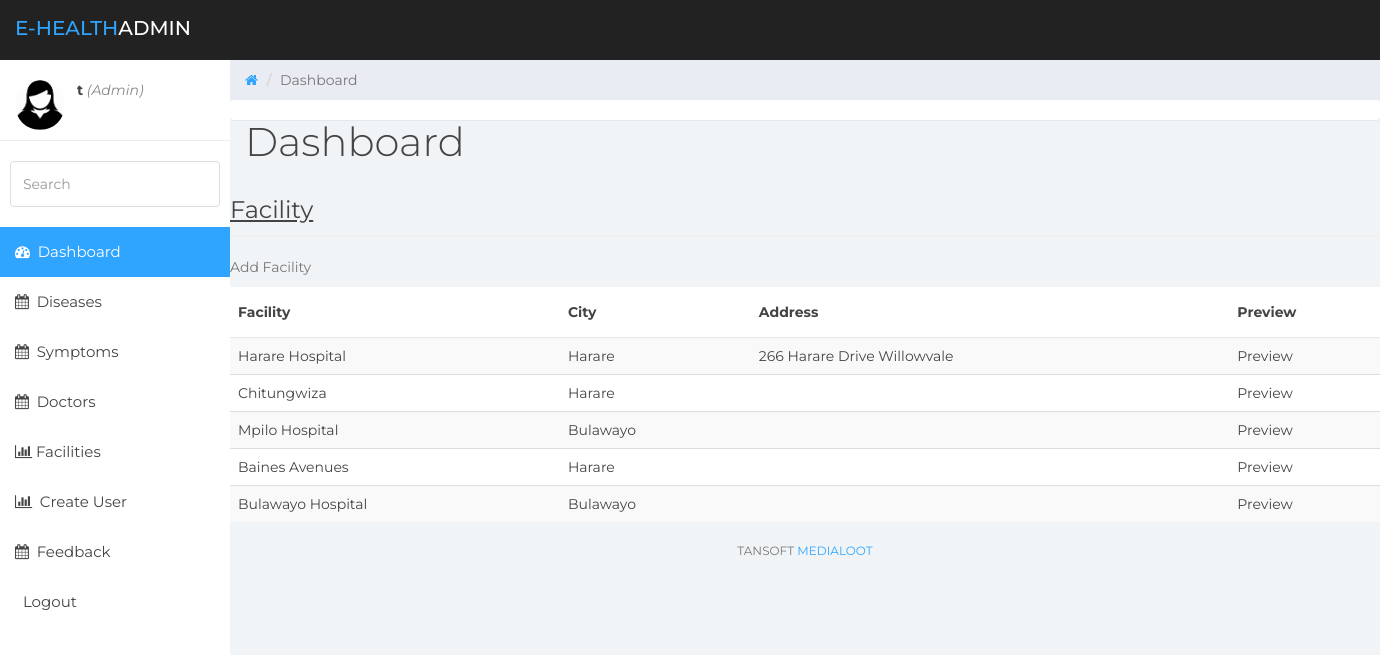
Before: /admin/view_facility.php (signed in) with the older database file.
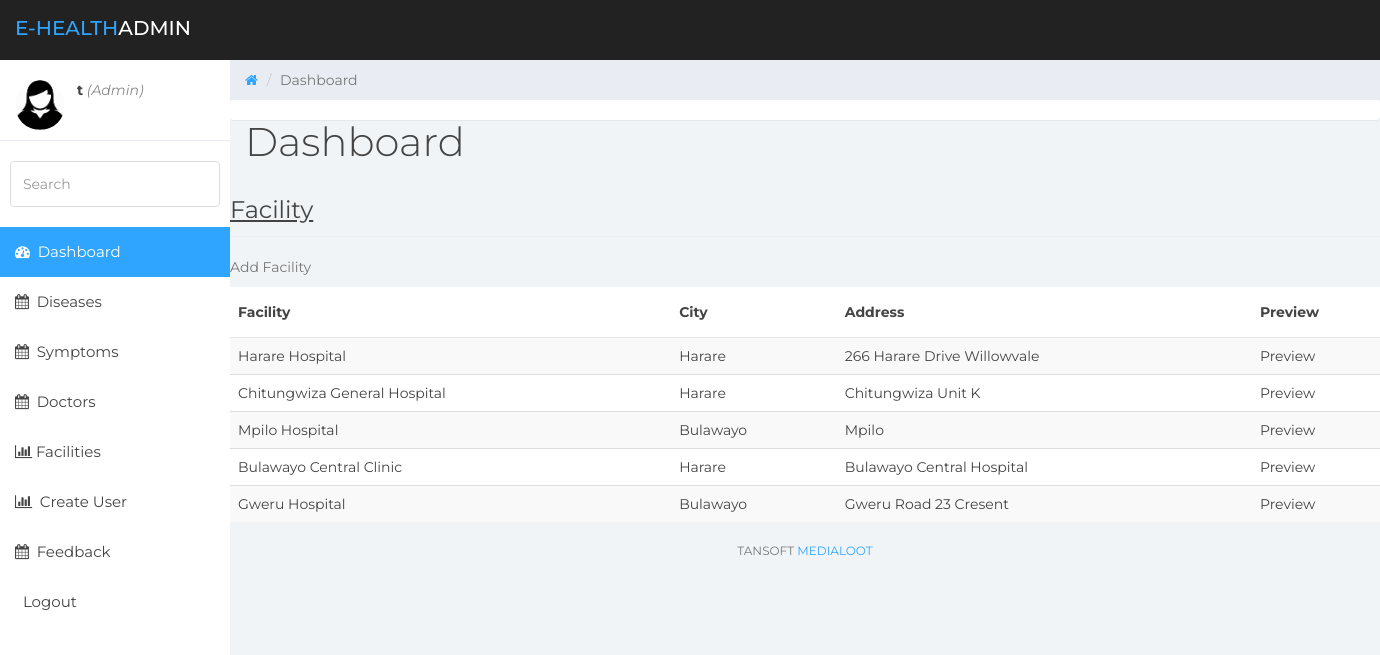
After: the same page with the newer database file.
### tables this page shows
CREATE TABLE `facility` (
  `id` int(11) NOT NULL,
  `name` varchar(250) NOT NULL,
  `city_id` int(250) NOT NULL,
  `address` varchar(250) NOT NULL,
  `latitude` double NOT NULL,
  `longitude` double NOT NULL
);

CREATE TABLE `city` (
  `id` int(11) NOT NULL,
  `name` varchar(250) NOT NULL,
  `province` varchar(250) NOT NULL
);

### admin/view_facility.php (the view, shortened to what this page needs)
<!DOCTYPE html>
<html>
<head>
    <link href="../assets/css/bootstrap.min.css" rel="stylesheet">
    <link href="../assets/css/font-awesome.min.css" rel="stylesheet">
    <link href="../assets/css/datepicker3.css" rel="stylesheet">
    <link href="../assets/css/styles.css" rel="stylesheet">
</head>
<body>
<nav class="navbar navbar-custom navbar-fixed-top" role="navigation">
    <div class="container-fluid">
        <div class="navbar-header">
            <a class="navbar-brand" href="#"><span>E-health</span>Admin</a>
        </div>
    </div>
</nav>
<div id="sidebar-collapse" class="col-sm-3 col-lg-2 sidebar">
    <div class="profile-sidebar">
        <div class="profile-userpic">
            <img src="../images/admin_profile.png" class="img-responsive">
        </div>
        <div class="profile-usertitle">
            <div>
                <?php if (isset($_SESSION['user'])) : ?>
                    <strong><?php echo $_SESSION['user']['username']; ?></strong>
                    <i style="color: #888;">(<?php echo ucfirst($_SESSION['user']['user_type']); ?>)</i>
                    <br>
                <?php endif ?>
            </div>
        </div>
    </div>
    <form role="search">
        <div class="form-group">
            <input type="text" class="form-control" placeholder="Search">
        </div>
    </form>
    <ul class="nav menu">
        <li class="active"><a href="index.html"><em class="fa fa-dashboard">&nbsp;</em> Dashboard</a></li>
        <li><a href="view_disease.php"><em class="fa fa-calendar">&nbsp;</em> Diseases</a></li>
        <li><a href="view_symptom.php"><em class="fa fa-calendar">&nbsp;</em> Symptoms</a></li>
        <li><a href="view_doctors.php"><em class="fa fa-calendar">&nbsp;</em> Doctors</a></li>
        <li><a href="view_facility.php"><em class="fa fa-bar-chart">&nbsp;</em>Facilities</a></li>
        <li><a href="create_user.php"><em class="fa fa-bar-chart">&nbsp;</em> Create User</a></li>
        <li><a href="feedback.php"><em class="fa fa-calendar">&nbsp;</em> Feedback</a></li>
        <li><a href="home.php?logout='1'">&nbsp;</em> Logout</a></li>
    </ul>
</div>
<div class="col-sm-9 col-sm-offset-3 col-lg-10 col-lg-offset-2 main">
    <div class="row">
        <ol class="breadcrumb">
            <li><a href="#">
                    <em class="fa fa-home"></em>
                </a></li>
            <li class="active">Dashboard</li>
        </ol>
    </div>
    <div class="row">
        <div class="col-lg-12">
            <h1 class="page-header">Dashboard</h1>
        </div>
        <div class="panel panel-container">
        </div>
        <div class="container">
            <div class="row">
                <div class="page-header">
                    <font size="5">
                        <u>Facility</u>
                    </font>
                </div>
                <div>
                    <a href="update_facility.php" onClick="return popup(this, 'notes')">
                        <p>Add Facility</p>
                    </a>
                </div>
            </div>
            <div class="row">
                <table class="table table-striped">
                    <thead>
                    <tr>
                        <th>Facility</th>
                        <th>City</th>
                        <th>Address</th>
                        <th>Preview</th>
                    </tr>
                    </thead>
                    <?php
                    include('../conn.php');
                    $select = "SELECT f.name as name, c.name as city, f.address as address FROM facility f, city c WHERE f.`city_id`=c.id";
                    $run_select = mysqli_query($conn, $select);
                    while ($rows = mysqli_fetch_array($run_select)) {
                        $name = $rows['name'];
                        $city = $rows['city'];
                        $address = $rows['address'];
                        ?>
                        <tr>
                            <td><?php echo $name; ?></td>
                            <td><?php echo $city; ?></td>
                            <td><?php echo $address; ?></td>
                            <td>Preview</td>
                        </tr>
                        <?php
                    }
                    ?>
                </table>
            </div>
        </div>
        <div class="row">
            <div class="col-sm-12">
                <p class="back-link">Tansoft <a href="#">Medialoot</a></p>
            </div>
        </div>
    </div>
</div>
</body>
</html>

Changed rows visible on the page:
changed facility: name "Chitungwiza" → "Chitungwiza General Hospital"; address (not shown) → "Chitungwiza Unit K"
changed facility "Mpilo Hospital": address (not shown) → "Mpilo"
changed facility: name "Baines Avenues" → "Bulawayo Central Clinic"; address (not shown) → "Bulawayo Central Hospital"
changed facility: name "Bulawayo Hospital" → "Gweru Hospital"; address (not shown) → "Gweru Road 23 Cresent"
